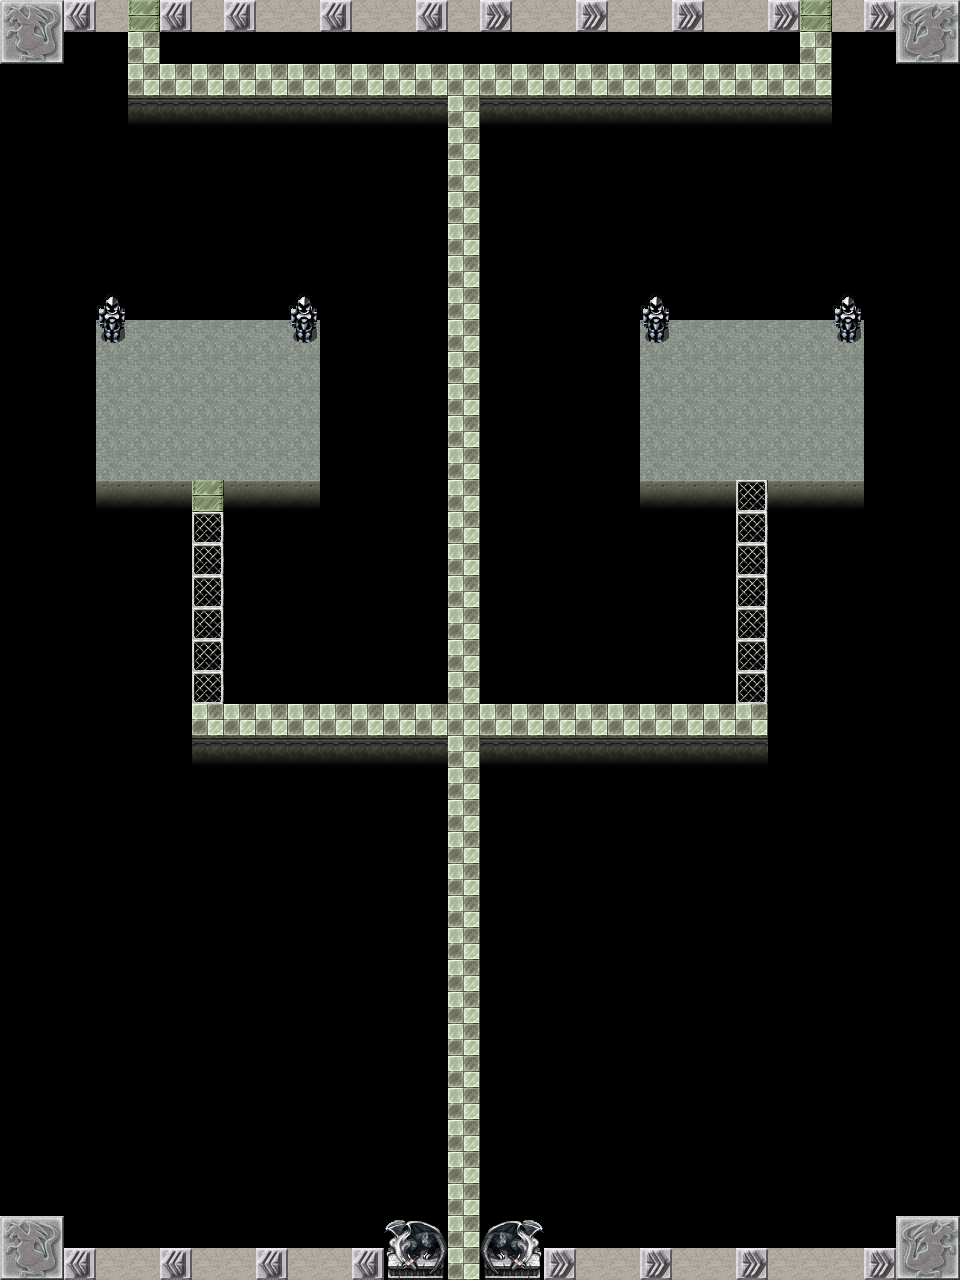

A 2D game scene composited from a Tiled map and its tileset images. What follows is a short description and the map's XML, with each tile layer's data collapsed to a summary:
An orthogonal 30x40 tile map with 32x32 px tiles, 2 tile layers (background, barriers), 3 tilesets.

<map version="1.0" tiledversion="1.1.6" orientation="orthogonal" renderorder="right-down" width="30" height="40" tilewidth="32" tileheight="32" infinite="0" nextobjectid="1">
 <tileset firstgid="1" source="../tile_layers/3.tsx" />
 <tileset firstgid="129" source="../tile_layers/1.tsx" />
 <tileset firstgid="385" source="../tile_layers/2.tsx" />
 <layer name="background" width="30" height="40">
  <data>[1200 cells, 164 non-empty, 4 distinct tile ids]</data>
 </layer>
 <layer name="barriers" width="30" height="40">
  <data>[1200 cells, 1043 non-empty, 25 distinct tile ids]</data>
 </layer>
</map>
